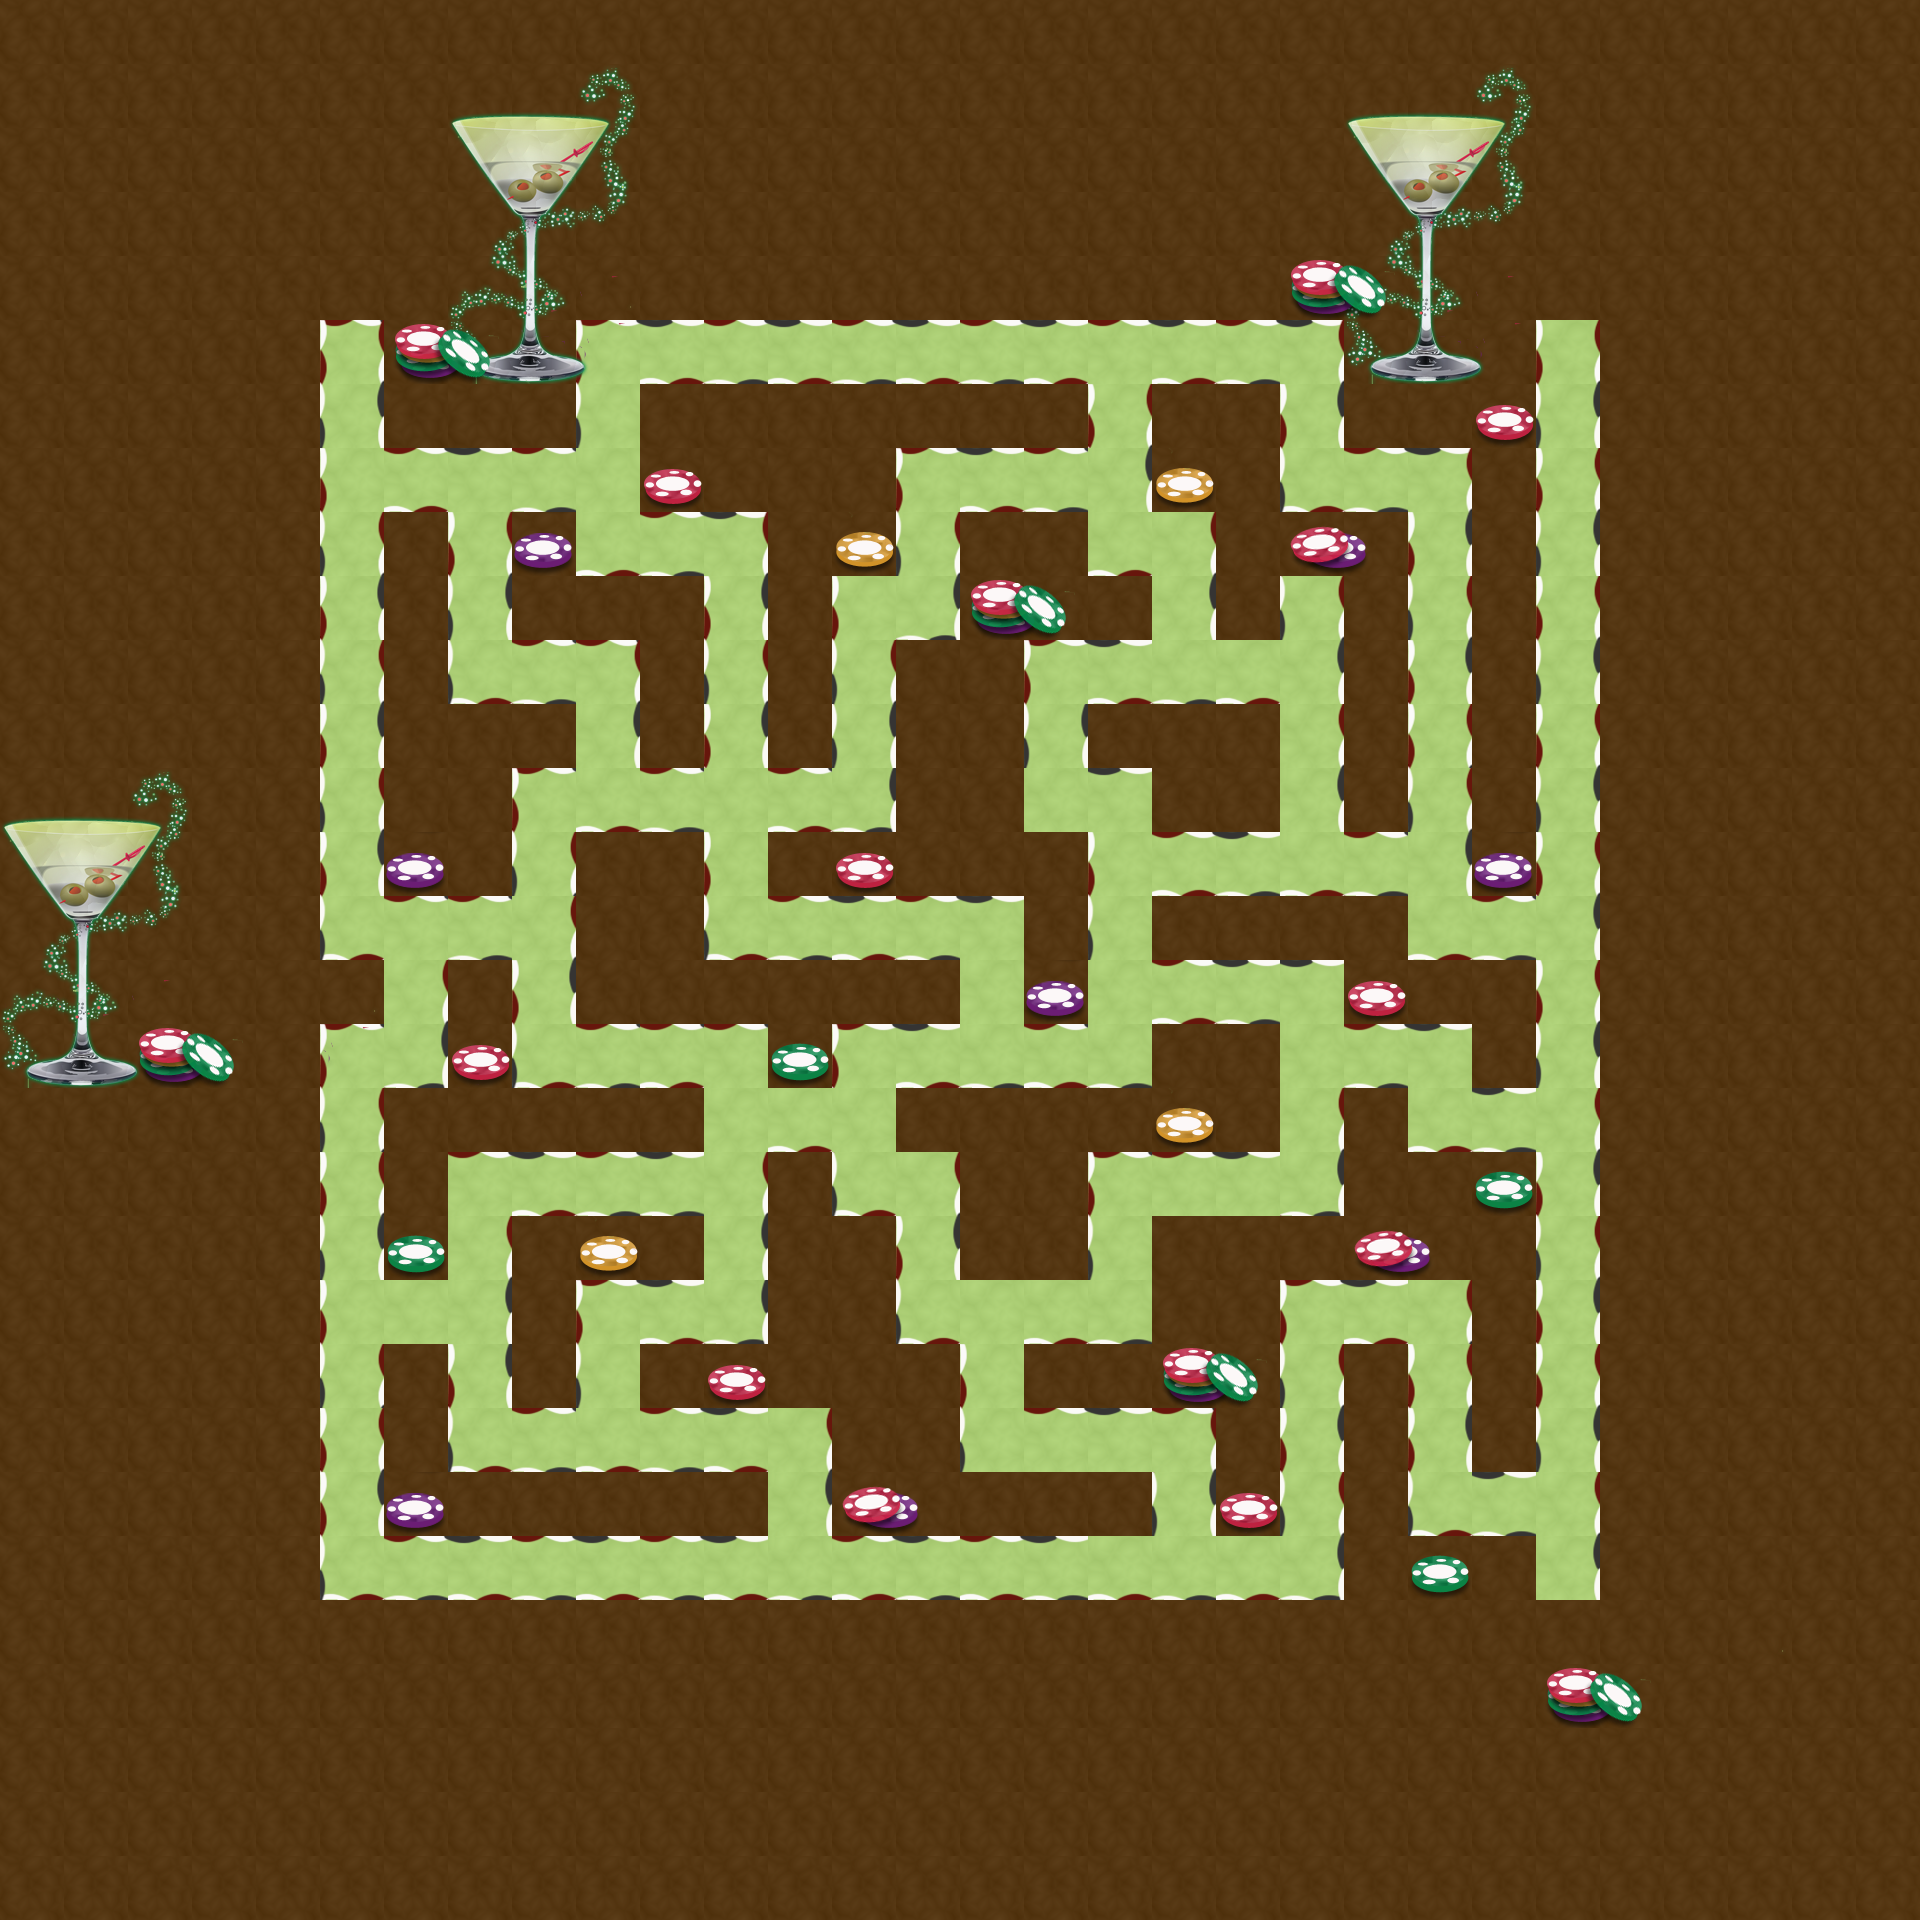

A 2D game scene composited from a Tiled map and its tileset images. What follows is a short description and the map's XML, with each tile layer's data collapsed to a summary:
An orthogonal 30x30 tile map with 64x64 px tiles, 8 tile layers (Land, Meta, Decoration, Decoration2, ...), 3 tilesets and 6 objects (3x CardSpawnPoint1, 2x Destination1, SpawnPoint).

<map version="1.0" orientation="orthogonal" width="30" height="30" tilewidth="64" tileheight="64">
 <tileset firstgid="1" name="casino-tiles" tilewidth="64" tileheight="64">
  <image source="casino-land.png" width="128" height="64" />
 </tileset>
 <tileset firstgid="3" name="meta-hd" tilewidth="64" tileheight="64">
  <image source="meta.png" width="384" height="64" />
  <tile id="0">
   <properties>
    <property name="Collidable" value="True" />
   </properties>
  </tile>
  <tile id="1">
   <properties>
    <property name="Walkable" value="1" />
   </properties>
  </tile>
 </tileset>
 <tileset firstgid="9" name="decoration" tilewidth="64" tileheight="64">
  <image source="decoration.png" width="512" height="512" />
 </tileset>
 <layer name="Land" width="30" height="30">
  <data>[900 cells, 900 non-empty, 2 distinct tile ids]</data>
 </layer>
 <layer name="Meta" width="30" height="30">
  <data>[900 cells, 900 non-empty, 2 distinct tile ids]</data>
 </layer>
 <layer name="Decoration" width="30" height="30">
  <data>[900 cells, 79 non-empty, 2 distinct tile ids]</data>
 </layer>
 <layer name="Decoration2" width="30" height="30">
  <data>[900 cells, 91 non-empty, 4 distinct tile ids]</data>
 </layer>
 <layer name="Decoration3" width="30" height="30">
  <data>[900 cells, 87 non-empty, 2 distinct tile ids]</data>
 </layer>
 <layer name="Decoration4" width="30" height="30">
  <data>[900 cells, 91 non-empty, 2 distinct tile ids]</data>
 </layer>
 <layer name="Background2" width="30" height="30">
  <data>[900 cells, 45 non-empty, 15 distinct tile ids]</data>
 </layer>
 <layer name="Background" width="30" height="30">
  <data>[900 cells, 55 non-empty, 18 distinct tile ids]</data>
 </layer>
 <objectgroup name="Objects" width="30" height="30">
  <object name="SpawnPoint" x="841" y="591" width="43" height="40" />
  <object name="CardSpawnPoint1" x="522" y="647" width="45" height="43">
   <properties>
    <property name="Card" value="1" />
   </properties>
  </object>
  <object name="Destination1" x="599" y="338" width="44" height="40">
   <properties>
    <property name="Destination" value="1" />
   </properties>
  </object>
  <object name="CardSpawnPoint1" x="711" y="711" width="45" height="43">
   <properties>
    <property name="Card" value="1" />
   </properties>
  </object>
  <object name="CardSpawnPoint1" x="330" y="586" width="45" height="43">
   <properties>
    <property name="Card" value="1" />
   </properties>
  </object>
  <object name="Destination1" x="842" y="336" width="44" height="40">
   <properties>
    <property name="Destination" value="1" />
   </properties>
  </object>
 </objectgroup>
</map>
